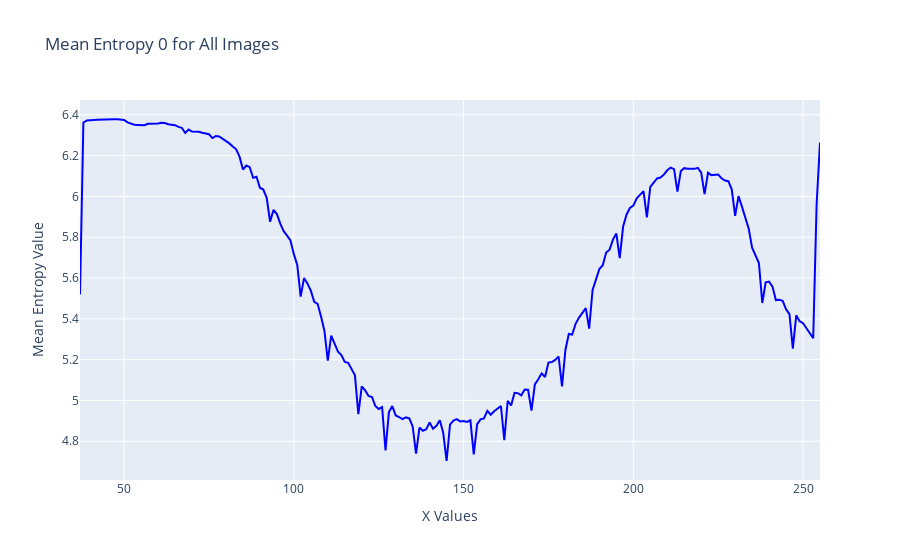
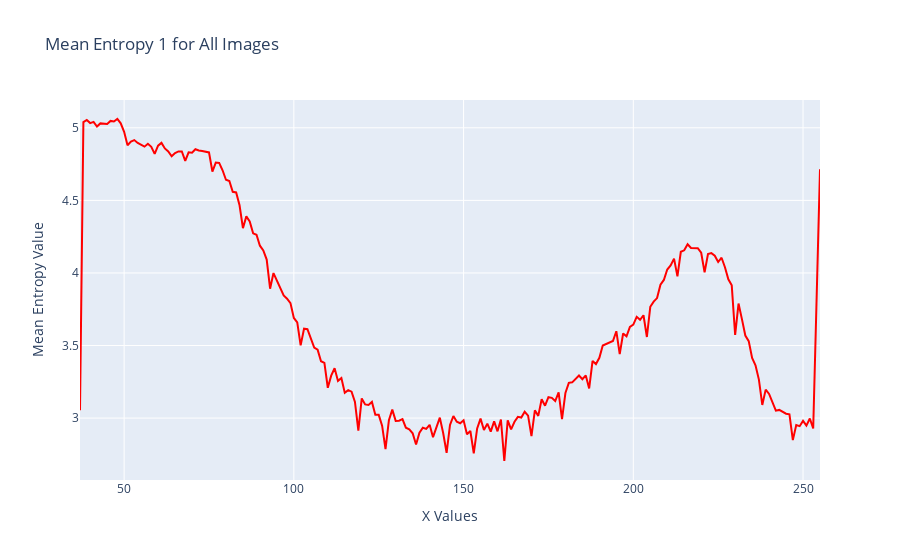

Write notebook code for charts like these, in order.
### Code cell
import os
import pandas as pd
import plotly.graph_objects as go

# Parent directory containing folders with Excel files for each image
entropy_parent_folder = "C:\\Users\\Aneesh PB\\Downloads\\Topology Project\\New Data\\Entropy\\Normal cases\\"

# Initialize dictionaries to store entropy values for each x value
entropy_0_dict = {}
entropy_1_dict = {}

# Iterate over all the entropy files
for entropy_file in os.listdir(entropy_parent_folder):
    if entropy_file.endswith('_Entropy_values.xlsx'):
        entropy_file_path = os.path.join(entropy_parent_folder, entropy_file)

        # Read the entropy values DataFrame
        entropy_df = pd.read_excel(entropy_file_path)

        # Extract x values from the first column
        x_values = entropy_df.iloc[:, 0]#.apply(lambda x: int(x.split('.')[0]))

        # Extract numerical part from the values in arrays
        # entropy_df['Entropy 0'] = entropy_df['Entropy 0'].apply(lambda x: float(x[1:-1]))
        # entropy_df['Entropy 1'] = entropy_df['Entropy 1'].apply(lambda x: float(x[1:-1]))

        # Update entropy dictionaries with mean values for each x value
        for x, entropy_0, entropy_1 in zip(x_values, entropy_df['Entropy 0'], entropy_df['Entropy 1']):
            if x not in entropy_0_dict:
                entropy_0_dict[x] = [entropy_0]
                entropy_1_dict[x] = [entropy_1]
            else:
                entropy_0_dict[x].append(entropy_0)
                entropy_1_dict[x].append(entropy_1)

# Calculate mean entropy values for each x value
mean_entropy_0 = {x: sum(values) / len(values) for x, values in entropy_0_dict.items()}
mean_entropy_1 = {x: sum(values) / len(values) for x, values in entropy_1_dict.items()}
mean_entropy_0 = dict(sorted(mean_entropy_0.items()))
mean_entropy_1 = dict(sorted(mean_entropy_1.items()))

# Create plots for mean entropy 0 and mean entropy 1
fig0 = go.Figure()
fig0.add_trace(go.Scatter(x=list(mean_entropy_0.keys()), y=list(mean_entropy_0.values()),
                           mode='lines', name='Mean Entropy 0', line=dict(color='blue')))
fig0.update_layout(title='Mean Entropy 0 for All Images',
                   xaxis_title='X Values',
                   yaxis_title='Mean Entropy Value')

fig1 = go.Figure()
fig1.add_trace(go.Scatter(x=list(mean_entropy_1.keys()), y=list(mean_entropy_1.values()),
                           mode='lines', name='Mean Entropy 1', line=dict(color='red')))
fig1.update_layout(title='Mean Entropy 1 for All Images',
                   xaxis_title='X Values',
                   yaxis_title='Mean Entropy Value')

fig0.show()
fig1.show()

### Figure 1 — Plotly figure (JSON) as saved in the notebook; plotly's stock layout.template omitted (floating-point values rounded to 4 significant figures; data arrays with more than 128 entries replaced by an {"elided": "..."} marker saying what was removed)
{"data": [{"line": {"color": "blue"}, "mode": "lines", "name": "Mean Entropy 0", "type": "scatter", "x": {"elided": "219 int values"}, "y": {"elided": "219 float values"}}], "layout": {"title": {"text": "Mean Entropy 0 for All Images"}, "xaxis": {"title": {"text": "X Values"}}, "yaxis": {"title": {"text": "Mean Entropy Value"}}}}

### Figure 2 — Plotly figure (JSON) as saved in the notebook; plotly's stock layout.template omitted (floating-point values rounded to 4 significant figures; data arrays with more than 128 entries replaced by an {"elided": "..."} marker saying what was removed)
{"data": [{"line": {"color": "red"}, "mode": "lines", "name": "Mean Entropy 1", "type": "scatter", "x": {"elided": "219 int values"}, "y": {"elided": "219 float values"}}], "layout": {"title": {"text": "Mean Entropy 1 for All Images"}, "xaxis": {"title": {"text": "X Values"}}, "yaxis": {"title": {"text": "Mean Entropy Value"}}}}
